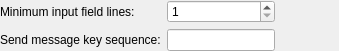
<?xml version="1.0" encoding="UTF-8"?>
<ui version="4.0">
 <class>MessengerOptionsClass</class>
 <widget class="QWidget" name="MessengerOptionsClass">
  <property name="geometry">
   <rect>
    <x>0</x>
    <y>0</y>
    <width>339</width>
    <height>48</height>
   </rect>
  </property>
  <layout class="QVBoxLayout" name="verticalLayout">
   <property name="margin">
    <number>0</number>
   </property>
   <item>
    <layout class="QGridLayout" name="gridLayout">
     <item row="0" column="0">
      <widget class="QLabel" name="lblEditorMinimumLines">
       <property name="text">
        <string>Minimum input field lines:</string>
       </property>
      </widget>
     </item>
     <item row="0" column="1">
      <widget class="QSpinBox" name="spbEditorMinimumLines">
       <property name="minimum">
        <number>1</number>
       </property>
       <property name="maximum">
        <number>10</number>
       </property>
      </widget>
     </item>
     <item row="0" column="2">
      <spacer name="horizontalSpacer">
       <property name="orientation">
        <enum>Qt::Horizontal</enum>
       </property>
       <property name="sizeHint" stdset="0">
        <size>
         <width>40</width>
         <height>20</height>
        </size>
       </property>
      </spacer>
     </item>
     <item row="1" column="0">
      <widget class="QLabel" name="lblEditorSendKey">
       <property name="text">
        <string>Send message key sequence:</string>
       </property>
      </widget>
     </item>
     <item row="1" column="1">
      <widget class="QLineEdit" name="lneEditorSendKey"/>
     </item>
     <item row="1" column="2">
      <spacer name="horizontalSpacer_2">
       <property name="orientation">
        <enum>Qt::Horizontal</enum>
       </property>
       <property name="sizeHint" stdset="0">
        <size>
         <width>40</width>
         <height>20</height>
        </size>
       </property>
      </spacer>
     </item>
    </layout>
   </item>
  </layout>
 </widget>
 <layoutdefault spacing="6" margin="11"/>
 <resources/>
 <connections/>
</ui>
